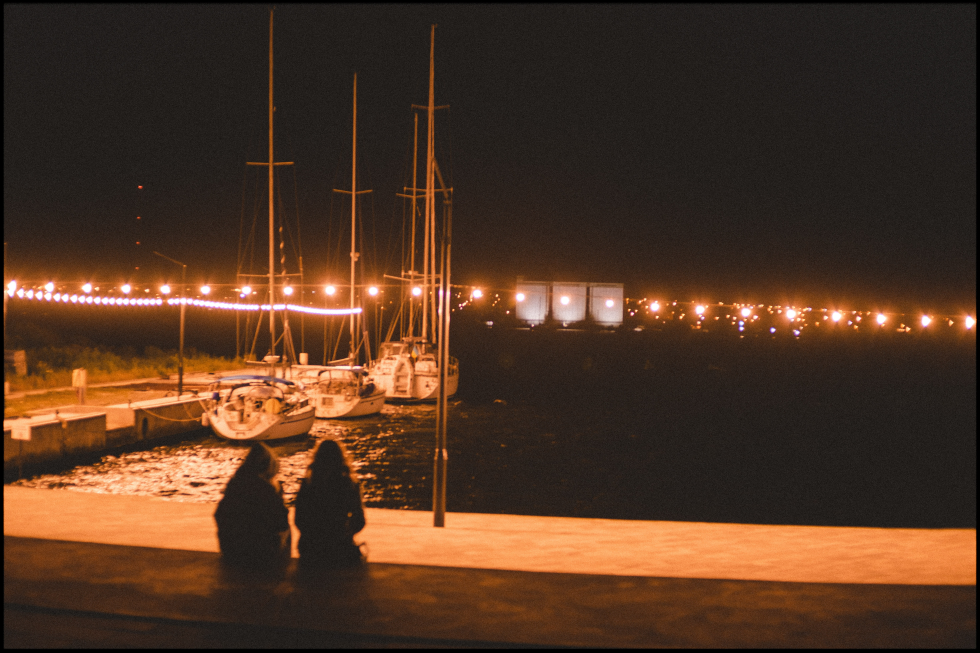
#> input picture resource/1.jpg, 4896 x 3264 px, given in place of 3.png, which was not available (shown at 1/5 size)
$ python exe.12,py.py
#> lines starting #> are read from the running program, lines starting #| are printed output that depends on the picture; after the words box and inside, x2 and y2 are one past the last pixel; in counts of white or black regions, pixels touching at a corner belong together; pictures that were not available may be replaced by others from this repository, and a replacement may not be noted
import cv2
import numpy as np

# 读取图像
image = cv2.imread('C:/Users/86189/PycharmProjects/untitled/img/3.png')
#> image is the input picture: shape (3264, 4896, 3); mean B, G, R 36, 53.9, 81.2

# 获取图像尺寸
height, width, _ = image.shape
#> height = 3264; width = 4896

# 创建窗口并调整大小
cv2.namedWindow("Detected Light Points", cv2.WINDOW_NORMAL)
cv2.resizeWindow("Detected Light Points", width, height)

# 将图像转换为灰度图像
gray = cv2.cvtColor(image, cv2.COLOR_BGR2GRAY)
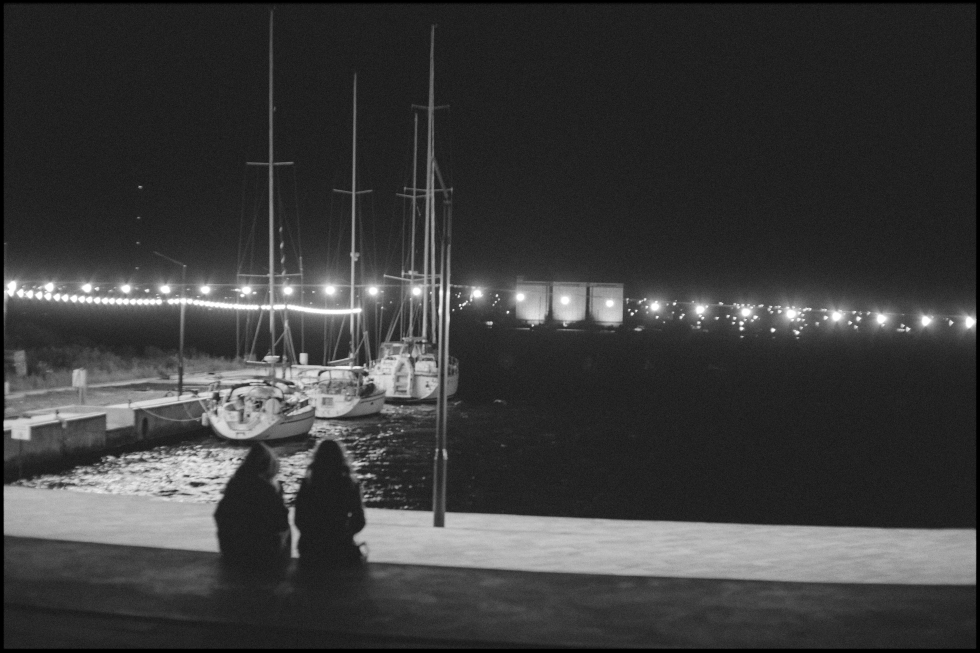
#> gray: shape (3264, 4896) (shown at 1/5 size); min 0, max 255, mean 60.1

# 设定阈值，进行二值化
_, thresh = cv2.threshold(gray, 200, 255, cv2.THRESH_BINARY)
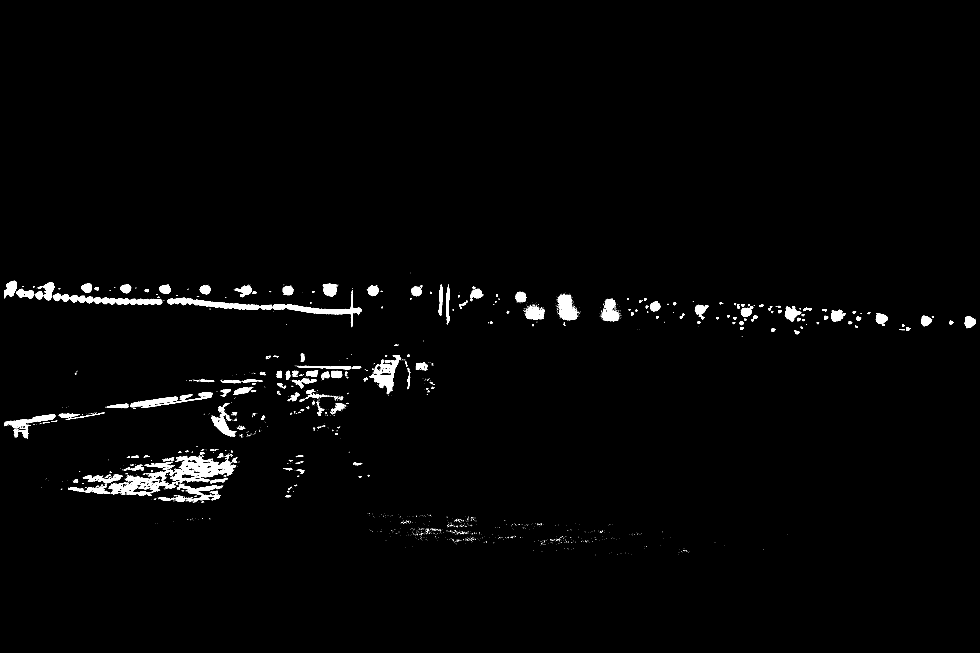
#> thresh: shape (3264, 4896) (shown at 1/5 size); 1.5% white; 2798 white regions (2485 under 20 px), largest, box (x1, y1, x2, y2) and area: (851, 2280, 1181, 2411) 18953, (544, 2348, 881, 2479) 13578, (347, 1475, 811, 1525) 11042

# 进行噪声消除
kernel = np.ones((3, 3), np.uint8)
opening = cv2.morphologyEx(thresh, cv2.MORPH_OPEN, kernel)
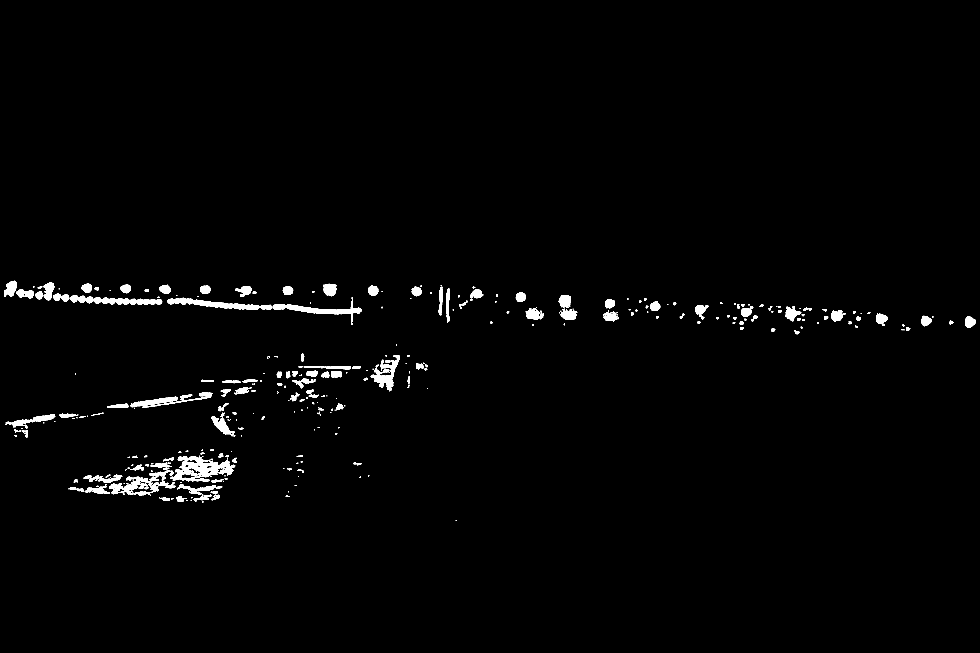
#> opening: shape (3264, 4896) (shown at 1/5 size); 1.3% white; 557 white regions (209 under 20 px), largest, box (x1, y1, x2, y2) and area: (852, 2280, 1176, 2409) 17366, (349, 1475, 811, 1524) 10869, (836, 1489, 1298, 1549) 10679

# 寻找连通区域
_, labels, stats, _ = cv2.connectedComponentsWithStats(opening)
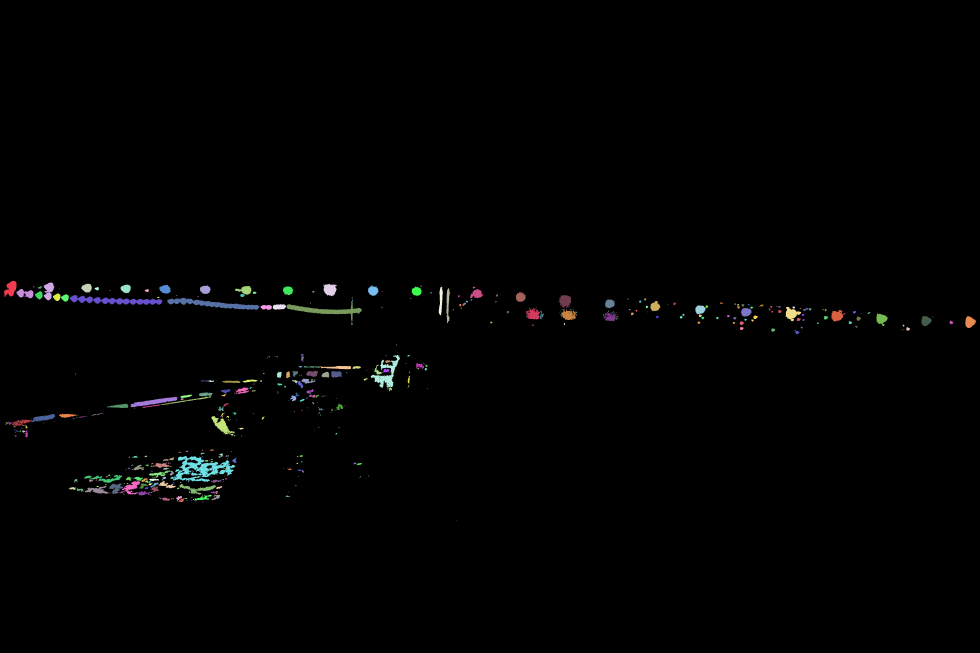
#> labels: shape (3264, 4896) int32 (shown at 1/5 size); 558 distinct labels, from 0 to 557; one colour per label, 0 black
#> stats = 558 rows, first 6: [0, 0, 4896, 3264, 15774838], [21, 1404, 62, 81, 3160], [219, 1412, 53, 90, 2965], [406, 1419, 53, 43, 1706], [1617, 1419, 68, 62, 3046], [603, 1423, 51, 43, 1647]

# 加载星星图像
star = cv2.imread('C:/Users/86189/PycharmProjects/untitled/img/lens_flare01.png', -1)
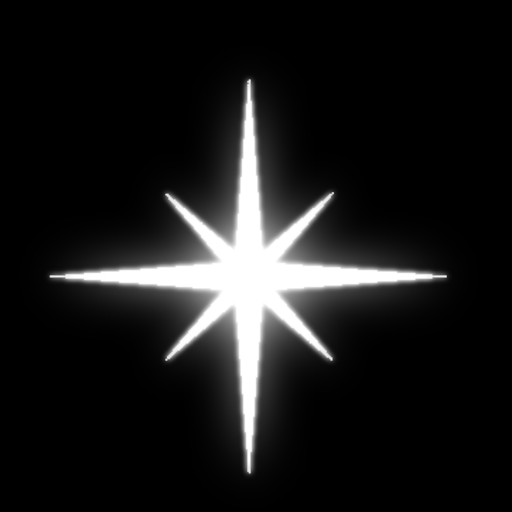
#> input picture resource/lens_flare01.png, 1024 x 1024 px, found by its file name (shown at 1/2 size)
#> star is the input picture: shape (1024, 1024, 4); mean B, G, R, A 25.7, 25.7, 25.7, 25.5

# 过滤并绘制发光点
for i, stat in enumerate(stats):
    # 过滤条件可以根据需求调整
    if stat[cv2.CC_STAT_AREA] > 100 and stat[cv2.CC_STAT_AREA] < 1000:
        # 在发光点处绘制星星
        x = int(stat[cv2.CC_STAT_LEFT] + stat[cv2.CC_STAT_WIDTH] / 2)
        y = int(stat[cv2.CC_STAT_TOP] + stat[cv2.CC_STAT_HEIGHT] / 2)

        # 获取星星图像的透明通道
        star_alpha = star[:, :, 3]

        # 根据发光点的宽度调整星星图像的大小
        star_resized = cv2.resize(star_alpha, (stat[cv2.CC_STAT_WIDTH], stat[cv2.CC_STAT_HEIGHT]))

        # 将星星图像和原图像叠加在一起
        overlay = cv2.bitwise_and(image[y:y + stat[cv2.CC_STAT_HEIGHT], x:x + stat[cv2.CC_STAT_WIDTH]], image[y:y + stat[cv2.CC_STAT_HEIGHT], x:x + stat[cv2.CC_STAT_WIDTH]], mask=star_resized)
        background = cv2.bitwise_and(image[y:y + stat[cv2.CC_STAT_HEIGHT], x:x + stat[cv2.CC_STAT_WIDTH]], image[y:y + stat[cv2.CC_STAT_HEIGHT], x:x + stat[cv2.CC_STAT_WIDTH]], mask=cv2.bitwise_not(star_resized))
        result = cv2.add(background, overlay)

        # 将星星特效添加到原图上
        image[y:y + stat[cv2.CC_STAT_HEIGHT], x:x + stat[cv2.CC_STAT_WIDTH]] = result
#> this loop made 558 passes
#> (stat, x, y) on passes 17, 19, 26, 31, 34, 36: ([189, 1432, 22, 12, 157], 200, 1438), ([473, 1435, 21, 17, 245], 483, 1443), ([724, 1446, 21, 14, 221], 734, 1453), ([1264, 1459, 18, 10, 162], 1273, 1464), ([265, 1467, 37, 38, 994], 283, 1486), ([1201, 1470, 22, 15, 260], 1212, 1477)
#> (x, y) on passes 61, 62, 70, 72, 75, 77: (2321, 1521), (3373, 1519), (3715, 1526), (3807, 1528), (3534, 1534), (3235, 1535)

# 显示识别结果
cv2.imshow("Detected Light Points", image)
cv2.waitKey(0)
cv2.destroyAllWindows()
